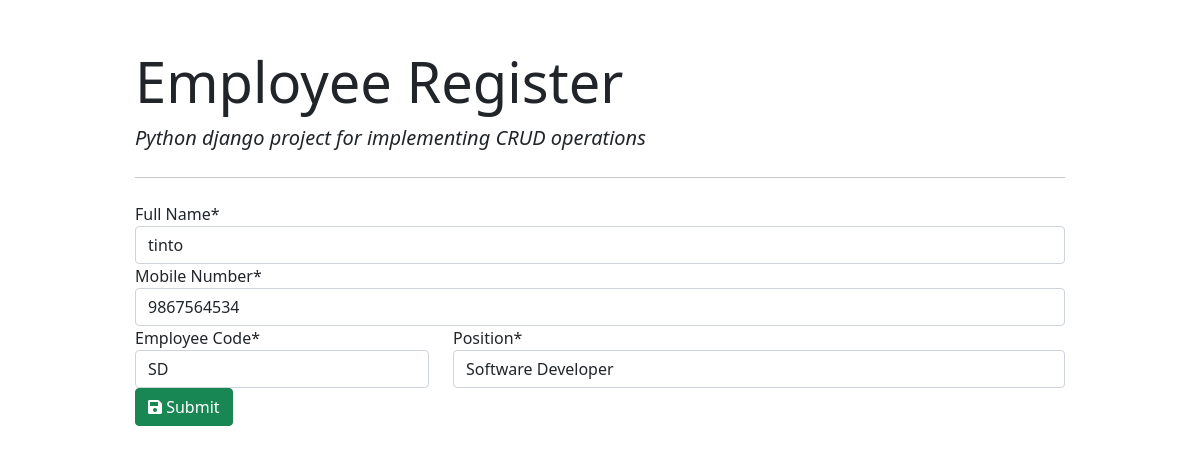
Before: /1/ with the older database file.
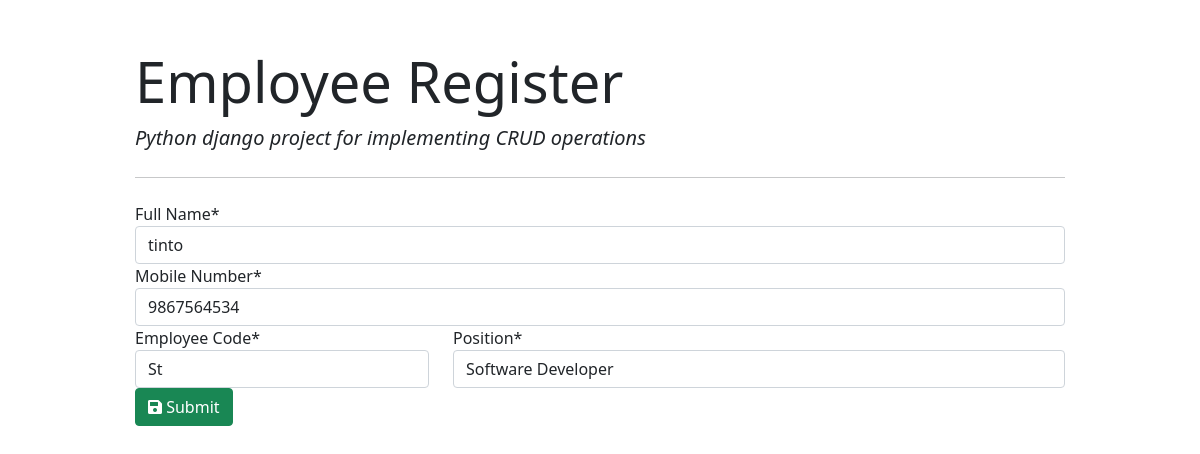
After: the same page with the newer database file.
### employee_app/models.py (models this page shows)
class Employee(models.Model):
    Full_Name = models.CharField(max_length=100)
    Mobile_Number = models.CharField(max_length=20)
    Employee_Code = models.CharField(max_length=10)
    Position = models.ForeignKey(Position, on_delete=models.CASCADE)

### employee_app/views.py (the view)
# urls.py: path('<int:id>/', employee_form, name='update'),  # get and post request for update operation
def employee_form(request,id):
    if request.method == 'GET':
        emp = Employee.objects.get(pk=id)
        form = EmployeeForm(instance=emp)
        return render(request, "emp_register/update.html", {'form': form})
    else:
        emp = Employee.objects.get(pk=id)
        form = EmployeeForm(request.POST, instance=emp)
        if form.is_valid():
            form.save()
        return redirect('/list')

### employee_app/forms.py
class EmployeeForm(forms.ModelForm):
    class Meta:
        model = Employee
        fields = ('Full_Name', 'Mobile_Number', 'Employee_Code', 'Position')
        labels = {
            'Full_Name': 'Full Name',
            'Mobile_Number': 'Mobile Number',
            'Employee_Code': 'Employee Code',
            'Position': 'Position',
        }
    def __init__(self, *args, **kwargs):
        super(EmployeeForm, self).__init__(*args, **kwargs)
        self.fields['Position'].empty_label = "Select"

### employee_app/models.py (called while the page is built)
    def __str__(self):
        return self.title

### template/emp_register/update.html
{% extends "emp_register/base.html" %}
{% block content %}
{% load crispy_forms_tags %}
<form action="" method="post" autocomplete="off">{% csrf_token %}
{{form.Full_Name|as_crispy_field}}
    {{form.Mobile_Number|as_crispy_field}}
    <div class="row">
        <div class="col-md-4">
           {{form.Employee_Code|as_crispy_field}}
        </div>
        <div class="col-md-8">
            {{form.Position|as_crispy_field}}
        </div>
    </div>
    <button type="submit" class="btn btn-success"><i class="fas fa-save"></i> Submit</button>
</form>
{% endblock content %}

Changed rows visible on the page:
changed Employee "tinto": Employee_Code "SD" → "St"
